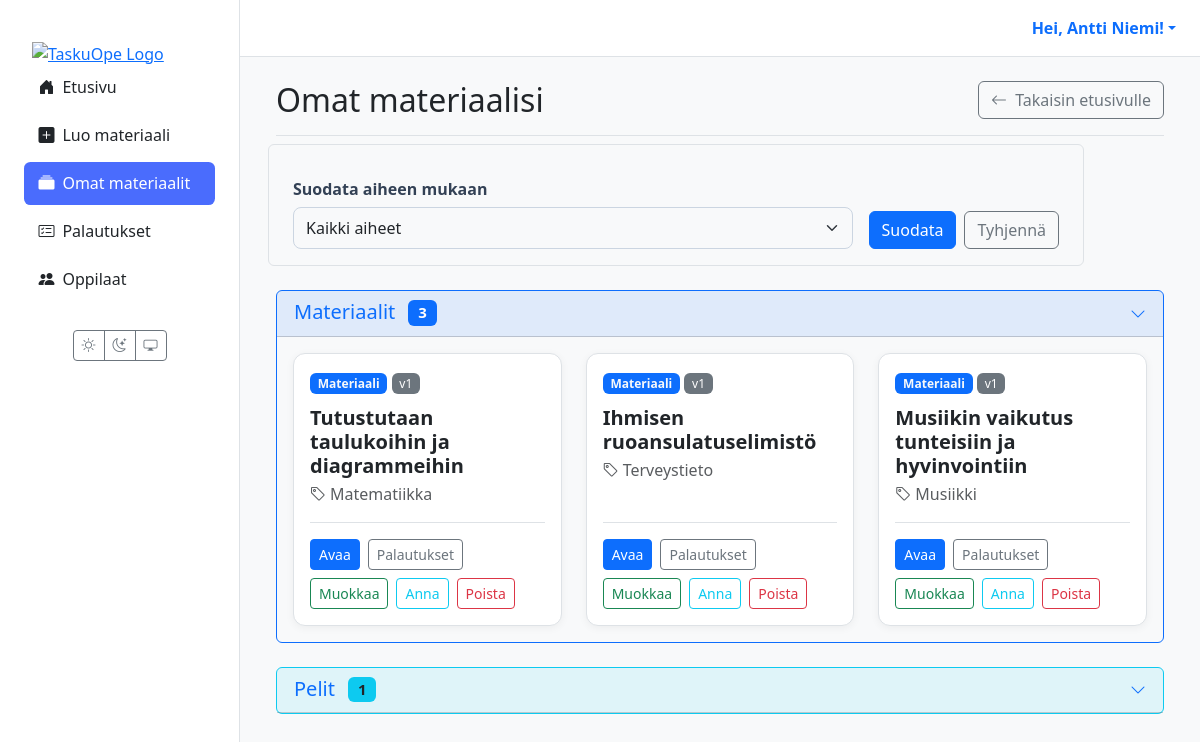
The page /materiaalit/ (signed in) on the database as committed earlier.
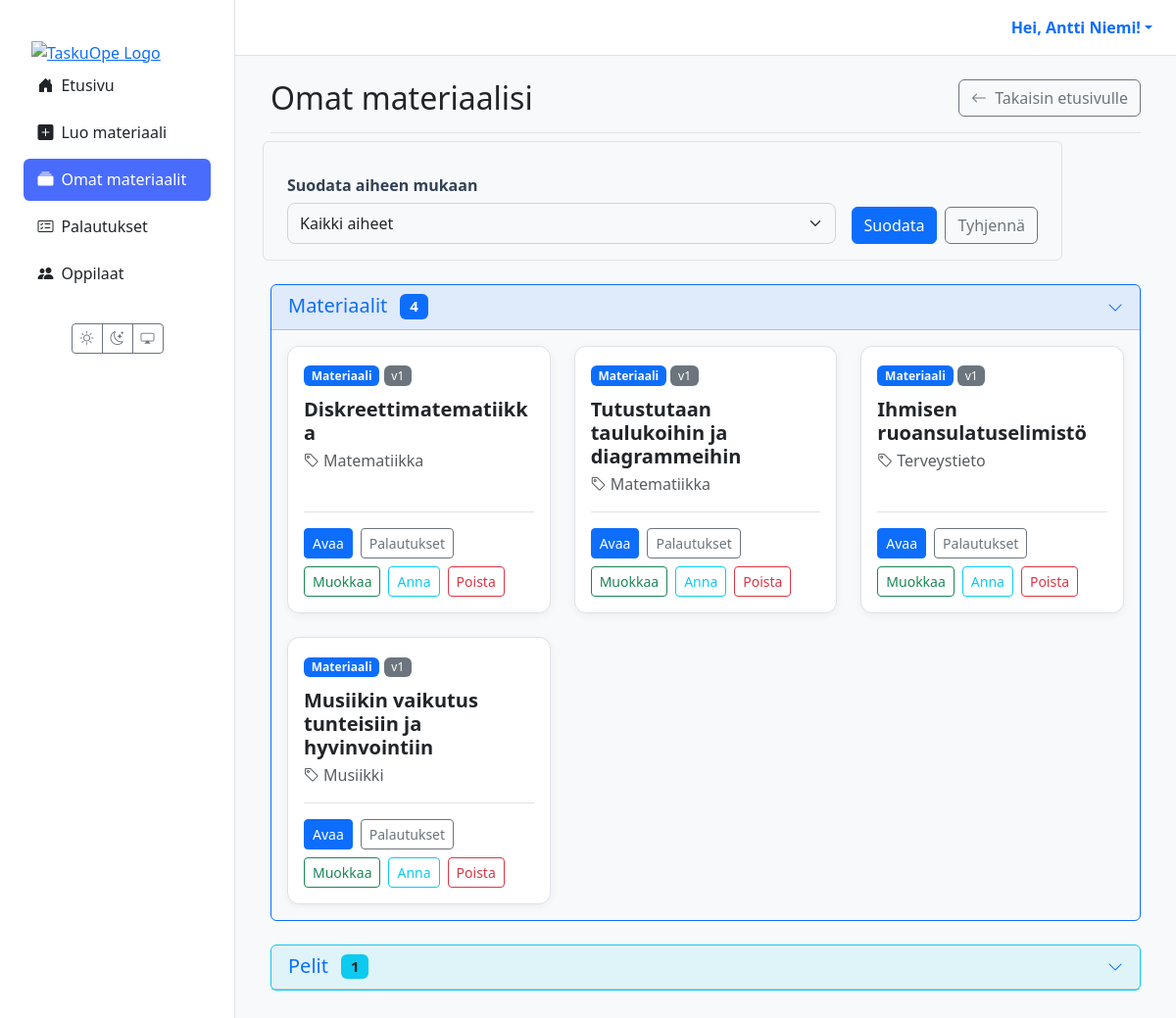
The same page on the database as committed later.
### materials/models.py (models this page shows, shortened)
class Material(models.Model):
    class MaterialType(models.TextChoices):
        TASK = 'tehtävä', _('Tehtävä')
        LEARNING_MATERIAL = 'oppimateriaali', _('Oppimateriaali')
        TEST = 'testi', _('Testi')
        EXAM = 'koe', _('Koe')
        GAME = 'peli', _('Peli')
    class Status(models.TextChoices):
        DRAFT = 'DRAFT', _('Luonnos')
        PENDING_APPROVAL = 'PENDING', _('Odottaa hyväksyntää')
        APPROVED = 'APPROVED', _('Hyväksytty')
        REJECTED = 'REJECTED', _('Hylätty')
    GRADE_CHOICES = [(str(i), f"{i}. luokka") for i in range(1, 7)]
    id = models.UUIDField(primary_key=True, default=uuid.uuid4, editable=False)
    title = models.CharField(max_length=255, verbose_name=_("Otsikko"))
    content = models.TextField(
        verbose_name=_("Sisältö"),
        help_text=_("Raakasisältö, esim. AI:n tuottama teksti.")
    )
    structured_content = models.JSONField(
        null=True,
        blank=True,
        verbose_name=_("Jäsennelty sisältö"),
        help_text=_("Esim. monivalinnat tai tehtävän rakenne JSON-muodossa.")
    )
    material_type = models.CharField(
        max_length=50,
        choices=MaterialType.choices,
        default=MaterialType.TASK,
        verbose_name=_("Materiaalin tyyppi"),
    )
    subject = models.CharField(max_length=100, null=True, blank=True, verbose_name=_("Aine"))
    grade_level = models.CharField(
        max_length=20,
        choices=GRADE_CHOICES,
        null=True,
        blank=True,
        verbose_name=_("Luokka-aste"),
    )
    audience = models.JSONField(
        null=True,
        blank=True,
        verbose_name=_("Kohderyhmä"),
        help_text=_("Esim. {'learning_styles': ['visuaalinen'], 'languages': ['fi']}")
    )
    author = models.ForeignKey(
        settings.AUTH_USER_MODEL,
        related_name='authored_materials',
        on_delete=models.CASCADE,
        limit_choices_to={'role': 'TEACHER'},
        verbose_name=_("Tekijä (opettaja)"),
    )
    prompt = models.ForeignKey(
        Prompt,
        on_delete=models.SET_NULL,
        null=True,
        blank=True,
        verbose_name=_("Kehoite"),
    )
    status = models.CharField(
        max_length=50,
        choices=Status.choices,
        default=Status.DRAFT,
        verbose_name=_("Tila"),
    )
    version = models.IntegerField(default=1, verbose_name=_("Versio"))
    parent = models.ForeignKey(
        'self',
        on_delete=models.SET_NULL,
        null=True,
        blank=True,
        related_name='versions',
        verbose_name=_("Edellinen versio"),
    )
    created_at = models.DateTimeField(auto_now_add=True, verbose_name=_("Luotu"))
    updated_at = models.DateTimeField(auto_now=True, verbose_name=_("Päivitetty"))
    class Meta:
        verbose_name = _("Materiaali")
        verbose_name_plural = _("Materiaalit")

### materials/views/teacher.py (the view)
# urls.py: path("materiaalit/", views.material_list_view, name="material_list"),
@login_required(login_url='kirjaudu')
def material_list_view(request):
    if request.user.role != 'TEACHER':
        messages.error(request, "Vain opettajat voivat nähdä tämän sivun.")
        return redirect('dashboard')
    selected_subject = request.GET.get('subject', '')
    all_materials = Material.objects.filter(author=request.user).order_by('-created_at')
    normal_materials = all_materials.exclude(material_type='peli')
    game_materials = all_materials.filter(material_type='peli')
    subjects = all_materials.exclude(subject__isnull=True).exclude(subject='').values_list('subject', flat=True).distinct().order_by('subject')
    if selected_subject:
        normal_materials = normal_materials.filter(subject=selected_subject)
        game_materials = game_materials.filter(subject=selected_subject)
    context = {
        'materials': normal_materials,  # Normaalit materiaalit
        'games': list(game_materials[:50]),  # Pelit erikseen
        'subjects': subjects,
        'selected_subject': selected_subject,
    }
    return render(request, 'materials/list.html', context)

### templates/materials/list.html (shortened to what the changed rows need)
{% extends 'partials/base.html' %}
{% load static %}
{% block content %}
<div class="container-fluid">
  <div class="d-flex justify-content-between align-items-center mb-4 border-bottom pb-3">
    <h1 class="h2 mb-0">Omat materiaalisi</h1>
  </div>
<section class="mb-4">
  <div class="card border-primary">
    <div class="card-header bg-primary bg-opacity-10">
      <button class="btn btn-link w-100 text-start text-decoration-none p-0"
              type="button"
              data-bs-toggle="collapse"
              data-bs-target="#materialsCollapse"
              aria-expanded="true"
              aria-controls="materialsCollapse">
        <div class="d-flex justify-content-between align-items-center">
          <h5 class="mb-0">Materiaalit <span class="badge bg-primary ms-2">{{ materials|length }}</span></h5>
        </div>
      </button>
    </div>
    <div id="materialsCollapse" class="collapse show">
      <div class="card-body">
        <div class="row row-cols-1 row-cols-md-2 row-cols-xl-3 g-4">
          {% for m in materials %}
            <div class="col">
              <div class="card material-card h-100">
                <div class="card-body d-flex flex-column">
                  <div class="mb-2">
                    <span class="badge bg-primary text-light">Materiaali</span>
                    <span class="badge bg-secondary fw-normal">v{{ m.version }}</span>
                  </div>
                  <h5 class="card-title mt-1">{{ m.title }}</h5>
                  <p class="card-subtitle mb-3 text-muted">
                    <i class="bi bi-tag me-1"></i>{{ m.subject|default:'Ei määritelty' }}
                  </p>
                  <div class="card-actions mt-auto pt-3">
                    <a class="btn btn-sm btn-primary" href="{% url 'material_detail' material_id=m.id %}">Avaa</a>
                    <a class="btn btn-sm btn-outline-secondary" href="{% url 'view_submissions' material_id=m.id %}">Palautukset</a>
                    <a class="btn btn-sm btn-outline-success" href="{% url 'material_edit' material_id=m.id %}">Muokkaa</a>
                    <a class="btn btn-sm btn-outline-info" href="{% url 'assign_material' material_id=m.id %}">Anna</a>
                    <button type="button" class="btn btn-sm btn-outline-danger"
                            data-bs-toggle="modal"
                            data-bs-target="#deleteMaterialModal-{{ m.id }}">
                      Poista
                    </button>
                  </div>
                </div>
              </div>
            </div>
          {% empty %}
            <div class="col-12"><div class="alert alert-info">Ei materiaaleja tällä suodatuksella.</div></div>
          {% endfor %}
        </div>
      </div>
    </div>
  </div>
</section>
</div>
{% endblock %}

Rows that differ between the two databases and show on the page:
added Material: version "1", title "Diskreettimatematiikka", subject "Matematiikka"
Other text that changed with them:
{{ materials|length }}: "3" → "4"
